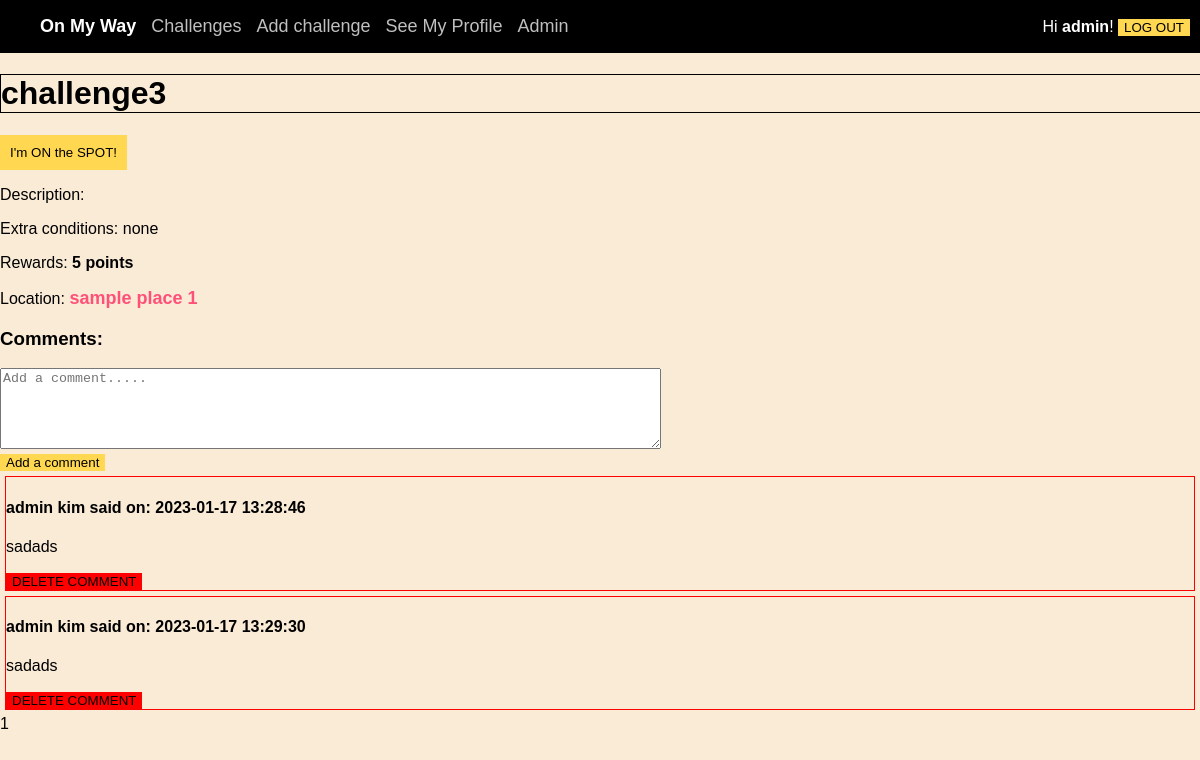
/index.php?action=challenge-specific&id=3 (signed in), run on the app's committed database.
### tables this page shows
CREATE TABLE challenges (
  id int(11) NOT NULL AUTO_INCREMENT,
  name varchar(30) DEFAULT NULL,
  content text NOT NULL,
  place_id int(11) NOT NULL,
  conditions varchar(100) DEFAULT NULL,
  score int(11) DEFAULT NULL,
  users_accomplished int(11) DEFAULT NULL,
  created_date datetime NOT NULL DEFAULT current_timestamp(),
  updated_date datetime NOT NULL DEFAULT current_timestamp(),
  PRIMARY KEY (id)
);

CREATE TABLE places (
  id int(11) NOT NULL AUTO_INCREMENT,
  name varchar(30) DEFAULT NULL,
  latitude decimal(18,15) NOT NULL DEFAULT 37.536228509594000,
  longitude decimal(18,15) NOT NULL DEFAULT 126.894975568805080,
  PRIMARY KEY (id)
);

CREATE TABLE challenge_comments (
  id int(11) NOT NULL AUTO_INCREMENT,
  content varchar(10000) DEFAULT NULL,
  date_added datetime NOT NULL,
  user_id int(11) NOT NULL,
  challenge_id int(11) NOT NULL,
  PRIMARY KEY (id)
);

CREATE TABLE users (
  id int(11) NOT NULL AUTO_INCREMENT,
  username varchar(64) NOT NULL,
  password varchar(64) NOT NULL,
  first_name varchar(64) NOT NULL,
  last_name varchar(64) NOT NULL,
  email varchar(64) NOT NULL,
  created_date datetime NOT NULL,
  points_total int(11) DEFAULT '0',
  admin tinyint(1) NOT NULL,
  PRIMARY KEY (id)
);

### model/challengeManager.php (called while the page is built, shortened)
<?php
class ChallengeManager extends Db {
    public function getPlace($place_id) {
        $db = $this->connectDB();
        $place = $db->prepare("SELECT * FROM places WHERE id = ?");
        $place->execute([$place_id]);
        $place = $place->fetch();
        return $place;
    }
    public function getChallengeData($challengeId)
    {
        $db = $this->connectDB();
        $stmt = $db->prepare("SELECT * FROM challenges WHERE id=:id");
        $stmt->execute(['id' => $challengeId]);
        $challengeData = $stmt->fetch();
        return $challengeData;
    }
}

### model/commentManager.php (called while the page is built, shortened)
<?php
class CommentManager extends Db {
    public function getAllCommentsForChallenge($id) {
        $db = $this->connectDB();
        $comments = $db->prepare(
            "SELECT challenge_comments.id, challenge_comments.content, challenge_comments.date_added, users.first_name, users.last_name
            FROM challenge_comments
            LEFT JOIN users
            ON challenge_comments.user_id = users.id
            WHERE challenge_comments.challenge_id = ?;"
        );
        $comments->execute([$id]);
        $comments = $comments->fetchAll();
        return $comments;
    }
}

### view/listComments.php (the view, shortened to what this page needs)
<section class="comments">
    <h3>Comments:</h3>
    <?php
    $path = CHALLENGE_PATH . '&id=' . $id;
    ?>
    <form action="<?=$path?>" method="post">
        <textarea required name="comment_content" id="comment_content" cols="80" rows="5" placeholder="Add a comment....."></textarea>
        <br>
        <button name="add_comment" value="add_comment">Add a comment</button>
    </form>
    <?php
        if(isset($comments) && count($comments) > 0) {
            for($i=0; $i<count($comments); $i++) {
    ?>
                <div class="comment" style="border: 1px solid red; margin: 5px;">
                    <h4>
                        <?=
                        $comments[$i]['first_name'] . ' ' . $comments[$i]['last_name']
                        .' said on: '
                        . $comments[$i]['date_added']
                        ?>
                    </h4>
                    <p class="comment-content">
                        <?=$comments[$i]['content']?>
                    </p>
                    <form action="<?=$path?>" method="post">
                        <button style="background-color: red;" name="delete">DELETE COMMENT</button>
                    </form>
                </div>
    <?php
            }
        } else {
            echo "No Comments available for this challenge yet";
        }
    ?>
</section>

### view/challenge-specific-view.php (shortened to what this page needs)
<h1><?= $challenge['name'] ?></h1>
<button id="onspot">
    I'm ON the SPOT!
</button>
<div id="challenge">
    <p>Description:
    </p>
    <p>Extra conditions:
        <?= ($challenge['conditions'] == null || $challenge['conditions'] == "") ? "none":$challenge['conditions']?>
    </p>
    <p>Rewards:
        <strong><?= $challenge['score'] ?> points</strong>
    </p>
    <p>Location:
        <strong><a href="<?= LIST_CHALLENGES_PATH ?>">
            <?= $place['name'] ?>
        </strong></a>
    </p>
    <?=require_once 'listComments.php'?>
    <div id="single-marker">
        <div id="map"></div>
    </div>
</div>
<?php
    include 'template.php';
?>

### public/styles.css (style rules this page uses)
body { font-family: Verdana, Geneva, Tahoma, sans-serif; width: auto; background-color: antiquewhite; }
h1 { width: 100%; border: 1px solid black; background-color: antiquewhite; }
button { margin-right: 10px; background-color: #FFD750; border: none; text-align: left; }
a { color: #FF5078; text-decoration: none; font-size: large; }
html, body { margin: 0; }
#map { height: 70%; }
html, body { height: 100%; margin: 0; padding: 0; }
#single-marker { height: 400px; width: 100vw; }
#map { height: 100%; width: 100%; }
#challenge { width: fit-content; }
#onspot { width: fit-content; height: fit-content; padding: 10px; background-color: #FFD750; text-align: center; }

### data on the page
challenges: name "challenge3", score "5"
places: name "sample place 1"
challenge_comments: user.first_name "admin", user.last_name "kim", date_added "2023-01-17 13:28:46", content "sadads"
challenge_comments: user.first_name "admin", user.last_name "kim", date_added "2023-01-17 13:29:30", content "sadads"

### other printed values
$_SESSION['user'] "admin"
require_once 'listComments.php' "1"
